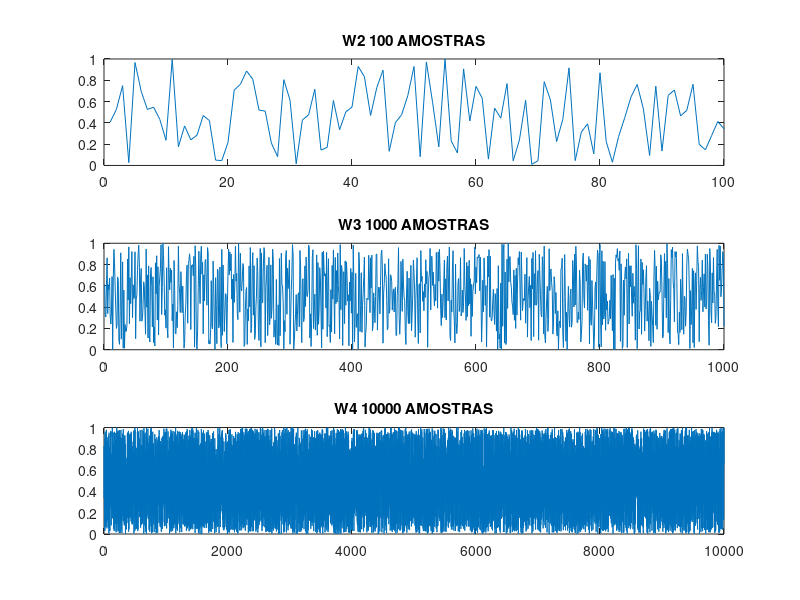

This figure's MATLAB source:
% Geracao de amostras aleatorias

clear
w2 = rand(100,1);
w3 = rand(1000,1);
w4 = rand(10000,1);

figure
subplot(3,1,1) ; plot(w2) ; title('W2 100 AMOSTRAS')
subplot(3,1,2) ; plot(w3) ; title('W3 1000 AMOSTRAS')
subplot(3,1,3) ; plot(w4) ; title('W4 10000 AMOSTRAS')
